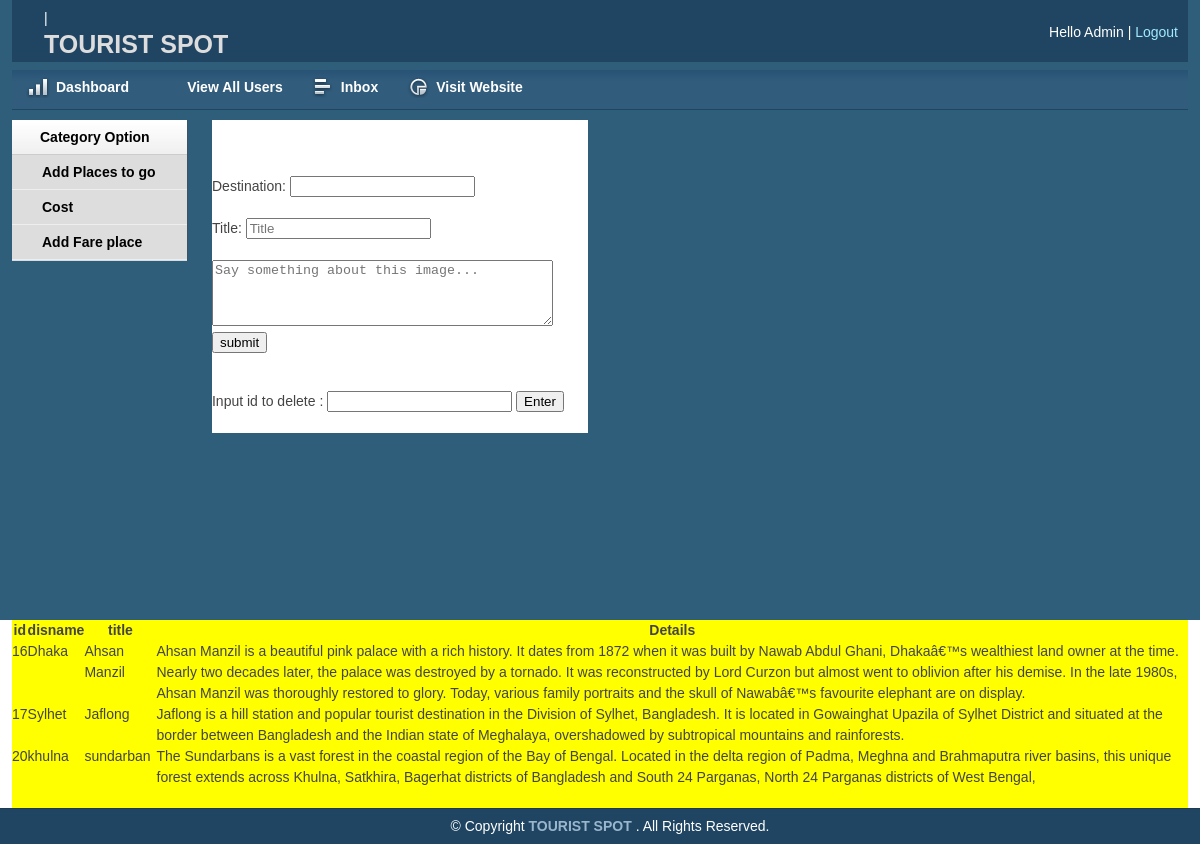
/admin/adddisname.php, run on the app's committed database.
### tables this page shows
CREATE TABLE `farename` (
  `id` int(11) NOT NULL,
  `disname` varchar(255) NOT NULL,
  `Title` varchar(255) NOT NULL,
  `details` text NOT NULL
);

### admin/adddisname.php (the view, shortened to what this page needs)
<!DOCTYPE html>
<html>
<head>
    <link rel="stylesheet" type="text/css" href="css/reset.css" media="screen" />
    <link rel="stylesheet" type="text/css" href="css/text.css" media="screen" />
    <link rel="stylesheet" type="text/css" href="css/grid.css" media="screen" />
    <link rel="stylesheet" type="text/css" href="css/layout.css" media="screen" />
    <link rel="stylesheet" type="text/css" href="css/nav.css" media="screen" />
    <link href="css/table/demo_page.css" rel="stylesheet" type="text/css" />
</head>
<body>
<div class="container_12">
    <div class="grid_12 header-repeat">
        <div id="branding">
            <div class="floatleft middle">
                <a href="../index.php"><h1>TOURIST SPOT </h1></a>
            </div>
            <div class="floatright">
                <div class="floatleft marginleft10">
                    <ul class="inline-ul floatleft">
                        <li>Hello Admin</li>
                        <li><a href="../index.php">Logout</a></li>
                    </ul>
                </div>
            </div>
        </div>
    </div>
    <div class="grid_12">
        <ul class="nav main">
            <li class="ic-dashboard"><a href="index.php"><span>Dashboard</span></a> </li>
            <li class="ic-typography"><a href="viewallusers.php"><span>View All Users</span></a></li>
            <li class="ic-grid-tables"><a href="inbox.php"><span>Inbox</span></a></li>
            <li class="ic-charts"><a href="../index.php"><span>Visit Website</span></a></li>
        </ul>
    </div>
    <div class="grid_2">
        <div class="box sidemenu">
            <div class="block" id="section-menu">
                <ul class="section menu">
                    <li><a class="menuitem">Category Option</a>
                        <ul class="submenu">
                            <li><a href="addcat.php">Add Places to go</a> </li>
                            <li><a href="addfare.php">Cost</a> </li>
                            <li><a href="adddisname.php">Add Fare place</a> </li>
                        </ul>
                    </li>
                </ul>
            </div>
        </div>
    </div>
    <div class="grid_4" style="background-color: white">
        <form action="insert2.php" method="post" >
            Destination:
            <input type="text" name="dis"><br><br>
                 Title:   <input type="text" name="title" class="form-control"  placeholder="Title"><br><br>
            <textarea
                type="text"
                cols="40"
                rows="4"
                name="detailstext"
                placeholder="Say something about this image..."></textarea>
            <input type="submit" name="btn" value="submit">
        </form>
  <div style="margin-top: 10%">
        <form action="insert2.php" method="post">
            Input id to delete : <input type="text" name="id">
            <input type="submit" name="del" value="Enter"><br><br>
        </form>
  </div>
    </div>
</div>
<div class="grid_2" style="background-color: yellow;">
    <?php
    $host="localhost";
    $user="root";
    $pwd="";
    $dbname="amarproshno";
    $con=mysqli_connect($host,$user,$pwd,$dbname);
    $sqlShow="SELECT * FROM `farename` ORDER BY id ASC";
    $qryShow= mysqli_query($con,$sqlShow);
    $numShow =mysqli_num_rows($qryShow);
    if($numShow>0)
    {
        ?>
        <table border = "1">
            <tr>
                <th> id </th>
                <th> disname </th>
                <th> title </th>
                <th> Details </th>
            </tr>
            <?php while($recShow = mysqli_fetch_object($qryShow)){?>
                <tr >
                    <td><?php echo $recShow->id; ?></td>
                    <td><?php echo $recShow->disname; ?></td>
                    <td><?php echo $recShow->Title ; ?></td>
                    <td><?php echo $recShow->details ; ?></td>
                </tr>
            <?php }?>
        </table>
        <?php
    }
    else{
        echo "no Data Found" ;
    }
    ?>
</div>
<div id="site_info">
    <p>
        &copy; Copyright <a href="#"> TOURIST SPOT </a>. All Rights Reserved.
    </p>
</div>
</body>
</html>

### admin/css/layout.css (style rules this page uses)
body { background: #fff none repeat scroll 0 0; color: #444; font-size: 14px; padding: 0; }
.floatleft { float:left; }
.middle { margin-left: 22px; margin-top: -14px; }
.middle h1 { color:#ddd;margin:0 }
.floatright { float:right; }
.inline-ul li { display:inline; color:#fff; }
.marginleft10 { margin-left:10px; }
a { color: #000; font-weight:bold; text-decoration: none; }
.container_12, .container_16 { background:#2E5E79; }
h1, h2, h3, h4, h5, h6 { line-height:1.2em; margin-bottom:.3em; }
#branding { font-weight: normal; margin-bottom: 0; padding: 22px 10px 3px; text-align: left; }
.header-repeat { background:url(../img/header-repeat.jpg) repeat-x; }
#branding a { color:#A1EAFF; font-weight:normal; }
#branding a:before { content:" | "; color:#fff; }
#branding ul, #branding ul li { margin:0px; padding:0px; }
#branding li { padding:0px 0px 0px 0px !important; }
.box { background:#fff; margin-bottom:20px; padding:10px 10px 10px 10px; margin-left:-8px; }
.block { padding-top:20px; }
.box.sidemenu { background-color:#D1DEE4; border-right:1px solid #3A5665; padding:0px; margin:0px; cursor:pointer; }
.box.sidemenu .block { padding-top:0px; margin-top:0px; }
p { margin-bottom:1em; }
ul, ol { padding-top:0; }
ul.menu { list-style:none; border-top:1px solid #bbb; }
ul.menu li { margin:0; }
ul.menu li a { display:block; padding:4px 10px; border-bottom:1px solid #ccc; }
ul.menu ul { list-style:none; margin:0; }
ul.menu ul li a { padding-left:30px; }
ul.section { border-top:0; margin-bottom:0; }
ul.section li a { background:url(../img/sidemenu-repeat.jpg) repeat-x; line-height:26px; padding-left:28px; }
ul.section li li a { background:#ddd; border-bottom:1px solid #eee; }
ul.section ul li { text-transform:none; }
#site_info { color:#fff; background:#204562; border-top:1px solid #1d3b53; padding-left:20px; }
#site_info p { line-height:35px; margin-bottom:0px; }
#site_info a { color:#9ab6cc; }
.block { padding-bottom:1px; }

### admin/css/table/demo_page.css (style rules this page uses)
#site_info { text-align: center; }

### data on the page
farename: id "16", disname "Dhaka", Title "Ahsan Manzil", details "Ahsan Manzil is a beautiful pink palace with a rich history. It dates from 1872 when it was built by Nawab Abdul Ghani, Dhakaâ€™s wealthiest land owner at the time. Nearly two decades later, the palace was destroyed by a tornado. It was reconstructed by Lord Curzon but almost went to oblivion after his demise. In the late 1980s, Ahsan Manzil was thoroughly restored to glory. Today, various family portraits and the skull of Nawabâ€™s favourite elephant are on display."
farename: id "17", disname "Sylhet", Title "Jaflong", details "Jaflong is a hill station and popular tourist destination in the Division of Sylhet, Bangladesh. It is located in Gowainghat Upazila of Sylhet District and situated at the border between Bangladesh and the Indian state of Meghalaya, overshadowed by subtropical mountains and rainforests."
farename: id "20", disname "khulna", Title "sundarban", details "The Sundarbans is a vast forest in the coastal region of the Bay of Bengal. Located in the delta region of Padma, Meghna and Brahmaputra river basins, this unique forest extends across Khulna, Satkhira, Bagerhat districts of Bangladesh and South 24 Parganas, North 24 Parganas districts of West Bengal,"
